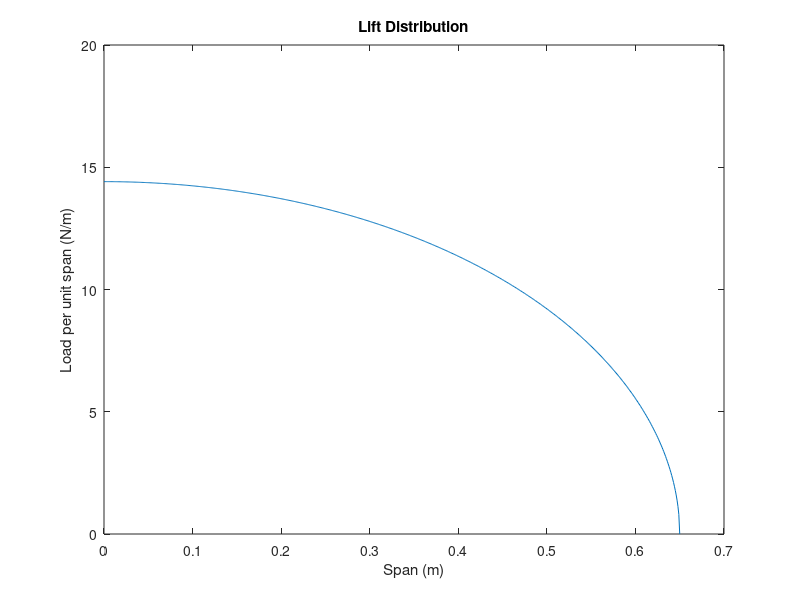
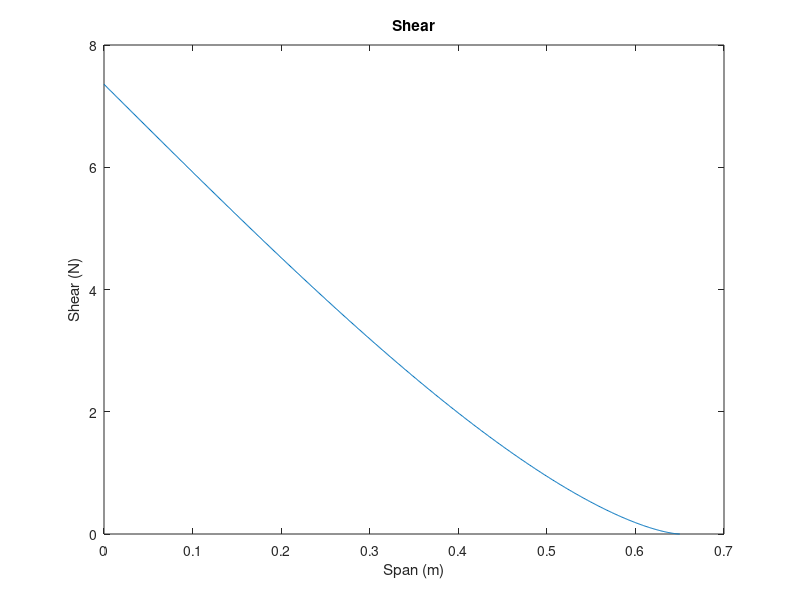
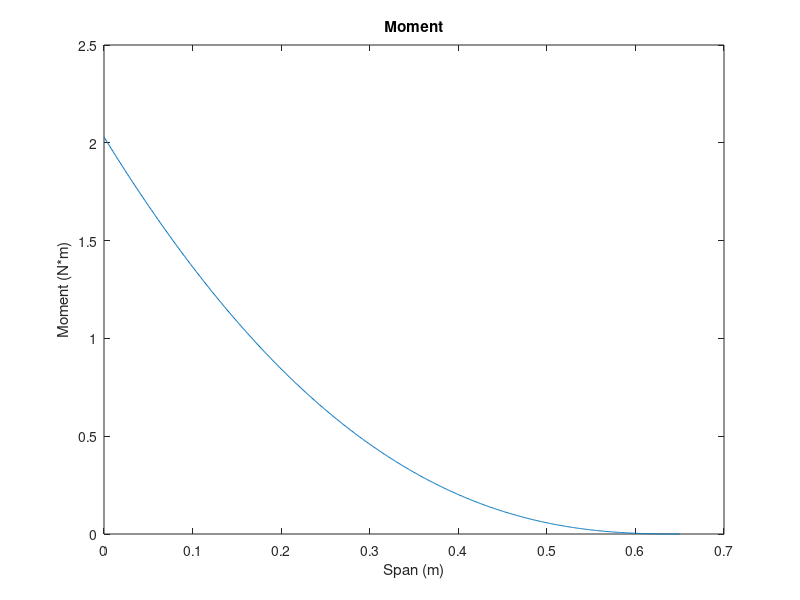

These figures' MATLAB source, in order:

weight = 1.5;
b = 1.3;
v_air = 20;

%% start of function
S_ref = .4;
c = S_ref./b;

%assume elliptical lift distribution
l_0 = (4*weight*9.81)/(pi*b); %make sure load in newtons
lift = @(x) l_0.*sqrt(1-(x./(b/2)).^2);

x = 0:0.001:b/2;
y = lift(x);
y_flip = flip(y); %cumtrapz integrates in wrong direction

shear = cumtrapz(x,y_flip); %shear is integral load distribution
moment = cumtrapz(x,shear); %moment is integral shear

%orient shear and moment in right directions
shear = flip(shear);
moment = flip(moment);

%plots - helpful for double checking
figure; plot(x,y); title('Lift Distribution'); 
xlabel('Span (m)'); ylabel('Load per unit span (N/m)');
figure; plot(x,shear); title('Shear');
xlabel('Span (m)'); ylabel('Shear (N)');
figure; plot(x,moment); title('Moment')
xlabel('Span (m)'); ylabel('Moment (N*m)');

%find max_stress
t_c = 0.08; %thickness to chord ratio of airfoil
r_spar = t_c*c/2; %assume spar is maximum thickness of airfoil 
I_c = pi/4*r_spar^4;   %2nd moment of inertia
stress = max(moment)*r_spar/I_c;

%find deflection
E = 228*10^9; %modulus of carbon fiber - 228 GPa

d2v_dx2 = moment/(E*I_c);
rotation = cumtrapz(x,d2v_dx2);
deflection = cumtrapz(x,rotation);

deflection_span = deflection(end)/b; %deflection to span ratio




